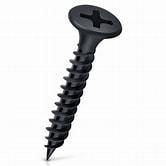
#> input picture backend27/smartmart_api/temp_detect_image.jpg, 166 x 166 px
$ python -i detect.py   (imports and definitions only)
#> lines starting #> are read from the running program, lines starting #| are printed output that depends on the picture; after the words box and inside, x2 and y2 are one past the last pixel; in counts of white or black regions, pixels touching at a corner belong together
import cv2
import os


def detect_hardware_ai(image_path):

    # LOAD IMAGE

#> called with image_path = '../temp_detect_image.jpg'
    image = cv2.imread(image_path)
#> image is the input picture: shape (166, 166, 3); mean B, G, R 225.3, 224.6, 224.4

    # CHECK IMAGE

    if image is None:

        return {

            "category": "Unknown",

            "confidence": 0,

            "length_mm": 0,

            "diameter_mm": 0,

            "output_image": ""

        }

    # COPY IMAGE

    output_image = image.copy()

    # CONVERT TO GRAY

    gray = cv2.cvtColor(

        image,

        cv2.COLOR_BGR2GRAY

    )

    # BLUR IMAGE

    blur = cv2.GaussianBlur(

        gray,

        (5, 5),

        0

    )
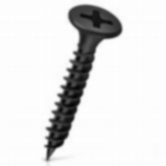
#> blur: shape (166, 166); min 6, max 255, mean 224.6

    # THRESHOLD

    _, thresh = cv2.threshold(

        blur,

        180,

        255,

        cv2.THRESH_BINARY_INV

    )
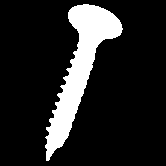
#> thresh: shape (166, 166); 14.3% white; 1 white region

    # FIND CONTOURS

    contours, _ = cv2.findContours(

        thresh,

        cv2.RETR_EXTERNAL,

        cv2.CHAIN_APPROX_SIMPLE

    )
#> contours = 1 contour; box (x1, y1, x2, y2) and area: (45, 4, 123, 161) 3758

    detected_category = "Screw"

    confidence = 95

    length_mm = 0

    diameter_mm = 0

    # FILTER CONTOURS

    filtered_contours = [

        c for c in contours

        if cv2.contourArea(c) > 500

    ]
#> filtered_contours has the same summary as contours

    print("TOTAL:", len(contours))
#| TOTAL: 1

    print("FILTERED:", len(filtered_contours))
#| FILTERED: 1

    # FIND BIGGEST OBJECT

    if filtered_contours:

        biggest_contour = max(

            filtered_contours,

            key=cv2.contourArea

        )
#> biggest_contour = contour of 205 points, box (x1, y1, x2, y2) (45, 4, 123, 161), area 3758

        x, y, w, h = cv2.boundingRect(

            biggest_contour

        )
#> x = 45; y = 4; w = 78; h = 157

        # PIXEL TO MM

        length_mm = round(h / 8)
#> length_mm = 20

        diameter_mm = round(w / 20)
#> diameter_mm = 4

        # GREEN RECTANGLE

        cv2.rectangle(

            output_image,

            (x, y),

            (x + w, y + h),

            (0, 255, 0),

            8

        )

        # LENGTH LINE

        cv2.line(

            output_image,

            (x + w + 20, y),

            (x + w + 20, y + h),

            (255, 0, 0),

            6

        )

        # DIAMETER LINE

        cv2.line(

            output_image,

            (x, y + h + 20),

            (x + w, y + h + 20),

            (0, 0, 255),

            6

        )

        # LENGTH TEXT

        cv2.putText(

            output_image,

            f"Length: {length_mm}MM",

            (40, 80),

            cv2.FONT_HERSHEY_SIMPLEX,

            1.5,

            (255, 0, 0),

            4

        )

        # DIAMETER TEXT

        cv2.putText(

            output_image,

            f"Diameter: {diameter_mm}MM",

            (40, 150),

            cv2.FONT_HERSHEY_SIMPLEX,

            1.5,

            (0, 0, 255),

            4

        )

        # DRAW CENTER POINT

        center_x = x + w // 2
#> center_x = 84

        center_y = y + h // 2
#> center_y = 82

        cv2.circle(

            output_image,

            (center_x, center_y),

            15,

            (0, 255, 255),

            -1

        )
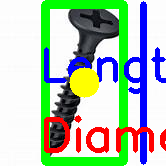
#> output_image: shape (166, 166, 3); mean B, G, R 178.7, 197.6, 177.1

    # CREATE MEDIA FOLDER

    os.makedirs(

        "media",

        exist_ok=True

    )

    # SAVE OUTPUT IMAGE

    output_path = os.path.join(

        "media",

        "detected_output.png"

    )

    cv2.imwrite(

        output_path,

        output_image

    )

    print("IMAGE SAVED")

    print("PATH:", output_path)

    return {

        "category": detected_category,

        "confidence": confidence,

        "length_mm": length_mm,

        "diameter_mm": diameter_mm,

        "output_image": output_path

    }

>>> result = detect_hardware_ai('../temp_detect_image.jpg')
#> result = {'category': 'Screw', 'confidence': 95, 'length_mm': 20, 'diameter_mm': 4, 'output_image': 'media/detected_output.png'}
